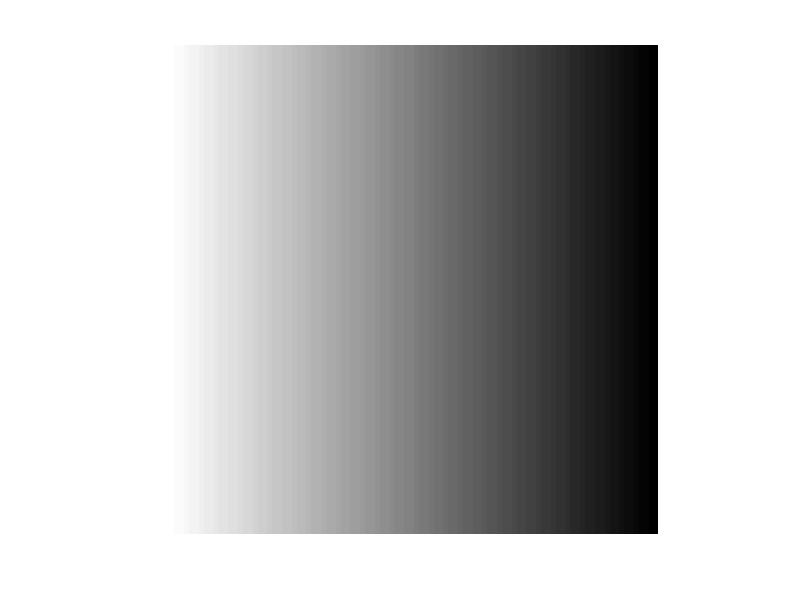

Here is the MATLAB script that generated this plot:
clear;
clc;

% @Author (Prajanya Gupta)
% @Date (24/03/2021)

% The code uses nested loops to create a horizontal left to right gradient 
% that goes from white to black and saves it in the folder in png format.

 % set up an empty array
imageData=[];
% specifing the size of the image
imSize=100;
numRows=imSize;
numCols=imSize;

%populate using a nested loop
for row=[1:numRows]
    %empty vector for row
    imageRow=[]; 
    for col=[1:numCols]
        % making a pixel value that drecrease with each element in the column
        % from 1 - 0  
        pixelVal=(100 - col)/(imSize);
        %adding value for pixel to the row
        imageRow=[imageRow pixelVal];  
    end
    % adding row value to the 2d array representing the image 
    imageData=[imageData; imageRow]; 
end

% display as an image
imshow(imageData);

% save as an image
imwrite(imageData,'test4.png');

